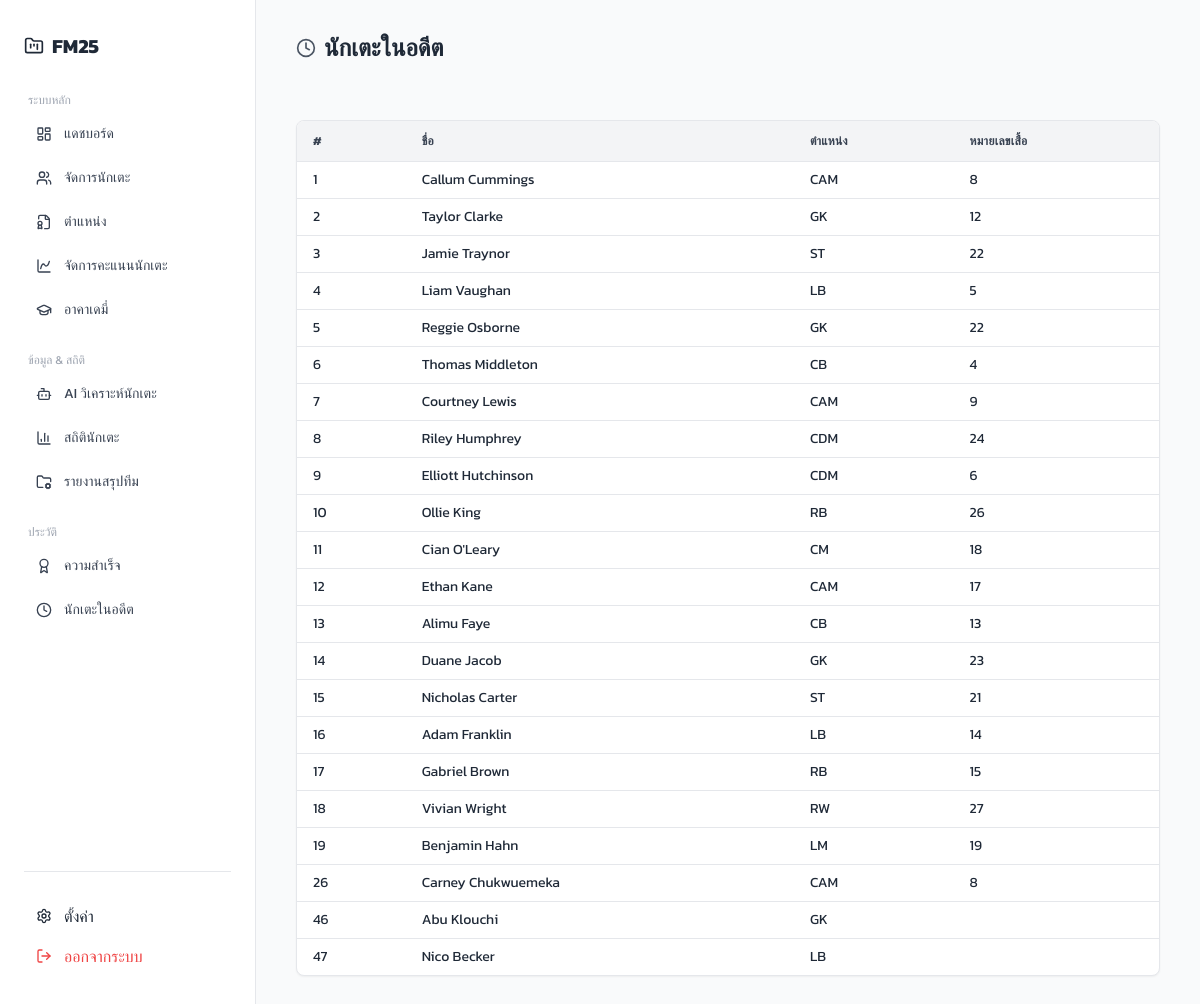
Page /pages/formor_players.php (signed in) on the committed database.
### tables this page shows
CREATE TABLE `former_players` (
  `player_id` int(11) NOT NULL,
  `user_id` int(11) NOT NULL,
  `name` varchar(100) NOT NULL,
  `role` enum('crucial','important','rotation','sporadic','prospect') DEFAULT NULL,
  `position` enum('st','cf','lw','rw','lm','rm','cam','cm','cdm','rb','lb','cb','gk') DEFAULT NULL,
  `jersey_number` int(11) DEFAULT NULL,
  `status` enum('no','sell','for_loan','on_loan') DEFAULT 'no',
  `injured` int(11) NOT NULL DEFAULT 0
);

### pages/formor_players.php (the view, shortened to what this page needs)
<?php
include "../includes/db_config.php";
$user_id = $_SESSION['user_id'];
if ($conn instanceof PDO) {
    $query = "SELECT * FROM former_players WHERE user_id = :user_id ORDER BY player_id ASC";
    $stmt = $conn->prepare($query);
    $stmt->bindParam(':user_id', $user_id, PDO::PARAM_INT);
    $stmt->execute();
    $players = $stmt->fetchAll(PDO::FETCH_ASSOC);
}
?>
<!DOCTYPE html>
<html lang="th">
<head>
    <script src="https://cdn.tailwindcss.com"></script>
</head>
<body class="bg-gray-50 text-gray-800">
    <div class="flex h-screen overflow-hidden">
        <?php include '../includes/navbar.php'; ?>
        <main class="flex-1 overflow-y-auto px-10 py-8">
            <div class="flex justify-between items-center mb-8">
                <h1 class="text-2xl font-semibold flex items-center gap-2 mb-6">
                    <i data-lucide="clock" class="w-5 h-5 text-gray-600"></i>
                    นักเตะในอดีต
                </h1>
            </div>
            <div class="overflow-x-auto bg-white shadow-sm border border-gray-200 rounded-lg">
                <table class="min-w-full text-sm text-left">
                    <thead class="bg-gray-100 text-gray-700 uppercase tracking-wide text-xs">
                        <tr>
                            <th class="px-4 py-3">#</th>
                            <th class="px-4 py-3">ชื่อ</th>
                            <th class="px-4 py-3">ตำแหน่ง</th>
                            <th class="px-4 py-3">หมายเลขเสื้อ</th>
                        </tr>
                    </thead>
                    <tbody>
                        <?php if (!empty($players)): ?>
                            <?php foreach ($players as $player): ?>
                                <tr class="border-t hover:bg-gray-50">
                                    <td class="px-4 py-2"><?php echo htmlspecialchars($player['player_id']); ?></td>
                                    <td class="px-4 py-2"><?php echo htmlspecialchars($player['name']); ?></td>
                                    <td class="px-4 py-2"><?php echo strtoupper(htmlspecialchars($player['position'])); ?></td>
                                    <td class="px-4 py-2"><?php echo htmlspecialchars($player['jersey_number']); ?></td>
                                </tr>
                            <?php endforeach; ?>
                        <?php else: ?>
                            <tr>
                                <td colspan="4" class="px-4 py-4 text-center text-gray-500">ไม่มีนักเตะในอดีต</td>
                            </tr>
                        <?php endif; ?>
                    </tbody>
                </table>
            </div>
    </div>
</body>
</html>

### pages/formor_players.php (style rules this page uses)
body { font-family: 'Kanit', sans-serif; }

### rows in the picture
former_players: player_id "1", name "Callum Cummings", position "CAM", jersey_number "8"
former_players: player_id "2", name "Taylor Clarke", position "GK", jersey_number "12"
former_players: player_id "3", name "Jamie Traynor", position "ST", jersey_number "22"
former_players: player_id "4", name "Liam Vaughan", position "LB", jersey_number "5"
former_players: player_id "5", name "Reggie Osborne", position "GK", jersey_number "22"
former_players: player_id "6", name "Thomas Middleton", position "CB", jersey_number "4"
former_players: player_id "7", name "Courtney Lewis", position "CAM", jersey_number "9"
former_players: player_id "8", name "Riley Humphrey", position "CDM", jersey_number "24"
former_players: player_id "9", name "Elliott Hutchinson", position "CDM", jersey_number "6"
former_players: player_id "10", name "Ollie King", position "RB", jersey_number "26"
former_players: player_id "11", name "Cian O'Leary", position "CM", jersey_number "18"
former_players: player_id "12", name "Ethan Kane", position "CAM", jersey_number "17"
former_players: player_id "13", name "Alimu Faye", position "CB", jersey_number "13"
former_players: player_id "14", name "Duane Jacob", position "GK", jersey_number "23"
former_players: player_id "15", name "Nicholas Carter", position "ST", jersey_number "21"
former_players: player_id "16", name "Adam Franklin", position "LB", jersey_number "14"
former_players: player_id "17", name "Gabriel Brown", position "RB", jersey_number "15"
former_players: player_id "18", name "Vivian Wright", position "RW", jersey_number "27"
former_players: player_id "19", name "Benjamin Hahn", position "LM", jersey_number "19"
former_players: player_id "26", name "Carney Chukwuemeka", position "CAM", jersey_number "8"
former_players: player_id "46", name "Abu Klouchi", position "GK"
former_players: player_id "47", name "Nico Becker", position "LB"
